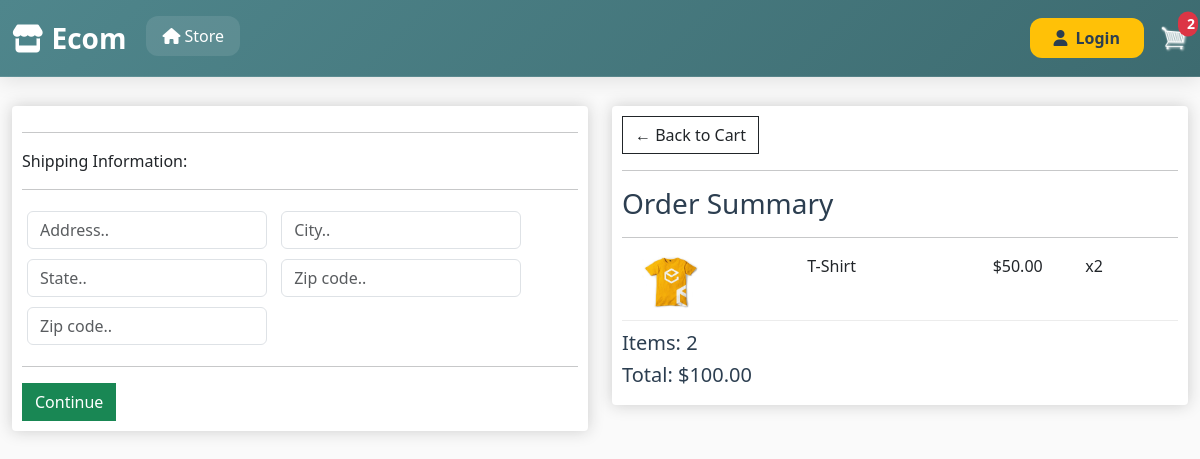
The page /checkout/ (signed in) on the database as committed earlier.
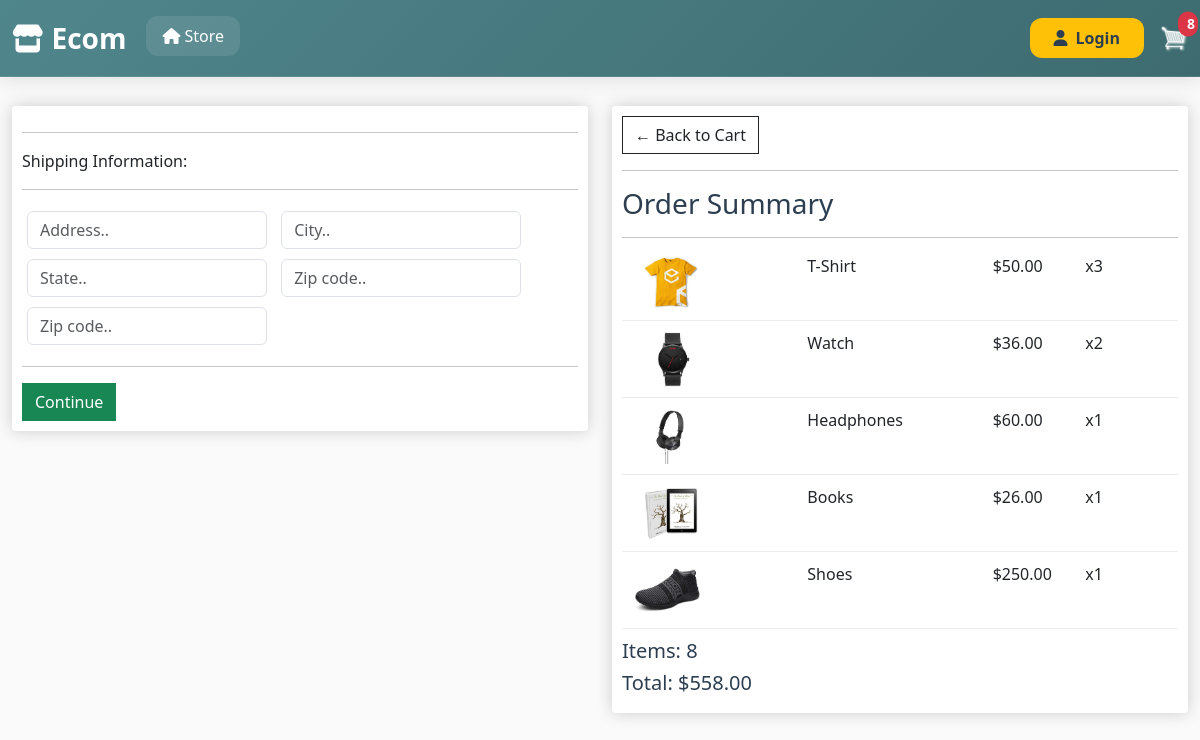
The same page on the database as committed later.
### store/models.py (models this page shows, shortened)
class OrderItem(models.Model):
    product = models.ForeignKey(Product, null=True, blank=True, on_delete=models.SET_NULL)
    order = models.ForeignKey(Order, null=True, blank=True, on_delete=models.SET_NULL)
    quantity = models.IntegerField(default=0, null=True, blank=True)
    date_added = models.DateTimeField(auto_now_add=True)
    @property
    def get_total(self):
        total = self.product.price * self.quantity
        return total

class Product(models.Model):
    name = models.CharField(max_length=200, null=True)
    price = models.FloatField()
    digital = models.BooleanField(default=False, null=True, blank=False)
    image = models.ImageField(null=True, blank=True)
    @property
    def imageURL(self):
        try:
            url = self.image.url
        except:
            url = ''
        return url

class Order(models.Model):
    customer = models.ForeignKey(Customer, null=True, blank=True, on_delete=models.SET_NULL)
    date_orderd = models.DateTimeField(auto_now_add=True)
    complete = models.BooleanField(default=False, null=True, blank=False)
    transaction_id = models.CharField(max_length=200, null=True)
    @property
    def get_total_cart(self):
        orderitems = self.orderitem_set.all()
        total = sum([item.get_total for item in orderitems])
        return total
    @property
    def get_cart_items(self):
        orderitems = self.orderitem_set.all()
        total = sum([item.quantity for item in orderitems])
        return total
    @property
    def shipping(self):
        shipping = False
        orderitems = self.orderitem_set.all()
        for item in orderitems:
            if item.product.digital == False:
                shipping = True
        return shipping

### store/views.py (the view)
# urls.py: path('checkout/', views.checkout, name='checkout'),
def checkout(request):
    if request.user.is_authenticated:
        Customer = request.user.customer
        order, created = Order.objects.get_or_create(customer=Customer, complete=False)
        items = order.orderitem_set.all()
        cartIitems = order.get_cart_items
    else:
        items = []
        order = {'get_total_cart': 0, 'get_cart_items': 0, 'shipping': False}
        cartIitems = order['get_cart_items']
    context={"items": items,"order": order,"cartIitems": cartIitems}
    return render(request, 'store/checkout.html', context)

### store/templates/store/checkout.html (shortened to what this page needs)
{% extends 'store/main.html' %} {% load static %} {% block content %}
<div class="row">
  <div class="col-lg-6">
    <div class="box-element" id="form-wrapper">
      <form id="form">
        <div id="shipping-info">
          <hr />
          <p>Shipping Information:</p>
          <hr />
          <div class="form-field">
            <input
              class="form-control"
              type="text"
              name="address"
              placeholder="Address.."
            />
          </div>
          <div class="form-field">
            <input
              class="form-control"
              type="text"
              name="city"
              placeholder="City.."
            />
          </div>
          <div class="form-field">
            <input
              class="form-control"
              type="text"
              name="state"
              placeholder="State.."
            />
          </div>
          <div class="form-field">
            <input
              class="form-control"
              type="text"
              name="zipcode"
              placeholder="Zip code.."
            />
          </div>
          <div class="form-field">
            <input
              class="form-control"
              type="text"
              name="country"
              placeholder="Zip code.."
            />
          </div>
        </div>
        <hr />
        <input
          id="form-button"
          class="btn btn-success btn-block"
          type="submit"
          value="Continue"
        />
      </form>
    </div>
    <br />
  </div>
  <div class="col-lg-6">
    <div class="box-element">
      <a class="btn btn-outline-dark" href="{% url 'cart' %}"
        >&#x2190; Back to Cart</a
      >
      <hr />
      <h3>Order Summary</h3>
      <hr />
      {% for item in items %}
      <div class="cart-row">
        <div style="flex: 2">
          <img class="row-image" src="{{item.product.imageURL}}" />
        </div>
        <div style="flex: 2"><p>{{item.product.name}}</p></div>
        <div style="flex: 1"><p>${{item.product.price|floatformat:2}}</p></div>
        <div style="flex: 1"><p>x{{item.quantity}}</p></div>
      </div>
      {% endfor %}
      <h5>Items: {{order.get_cart_items}}</h5>
      <h5>Total: ${{order.get_total_cart|floatformat:2}}</h5>
    </div>
  </div>
</div>
{% endblock content %}

Rows that differ between the two databases and show on the page:
changed OrderItem "T-Shirt": quantity "2" → "3"
added OrderItem: product.imageURL (picture), product.name "Watch", product.price "36.00", quantity "2"
added OrderItem: product.imageURL (picture), product.name "Headphones", product.price "60.00", quantity "1"
added OrderItem: product.imageURL (picture), product.name "Books", product.price "26.00", quantity "1"
added OrderItem: product.imageURL (picture), product.name "Shoes", product.price "250.00", quantity "1"
changed through a linked row, Order: get_cart_items "2" → "8"; get_total_cart "100.00" → "558.00"
Other text that changed with them:
{{ cartIitems }}: "2" → "8"
